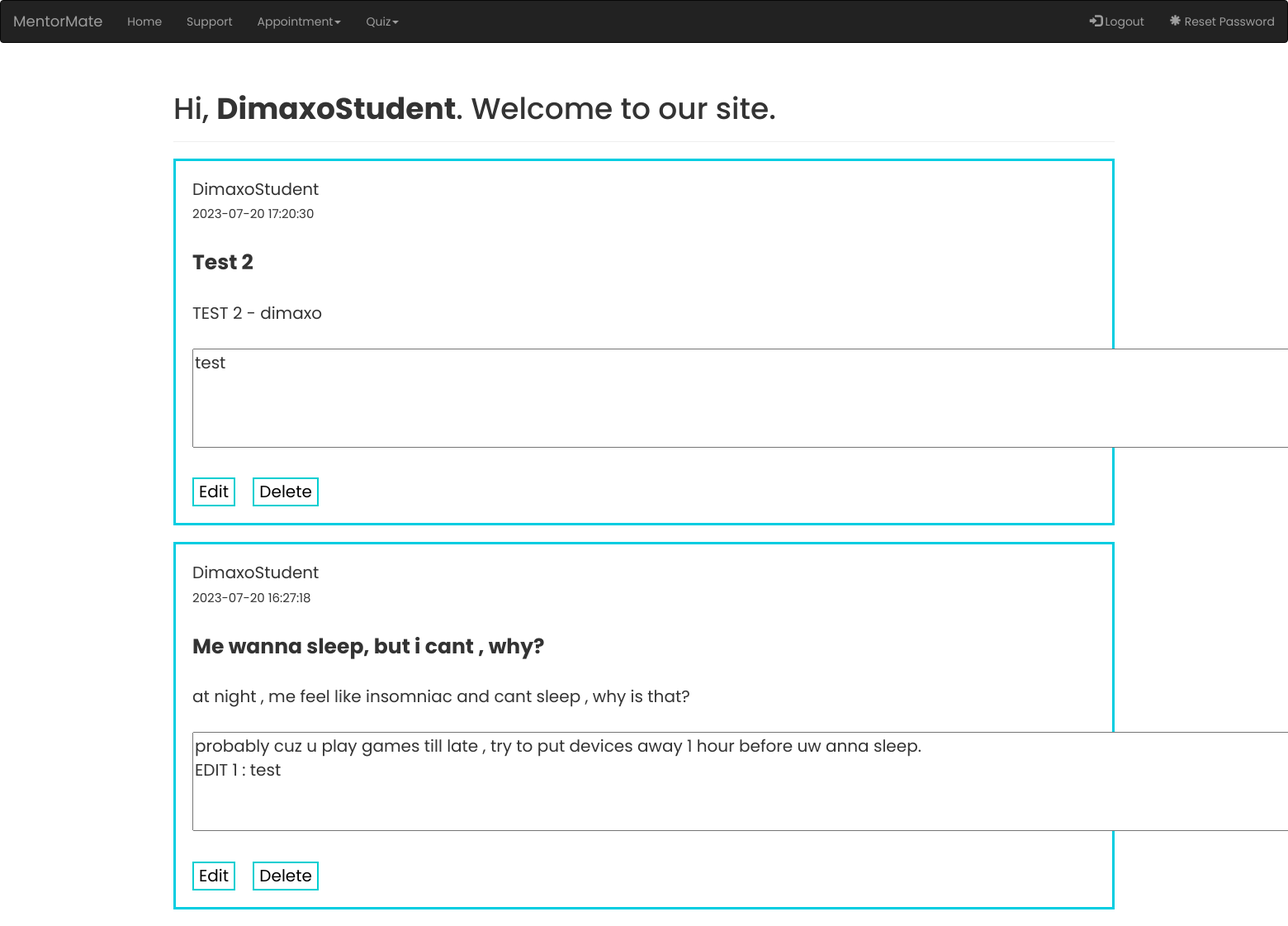
Page /MainFiles/mentor_welcome.php (signed in) on the committed database.
### tables this page shows
CREATE TABLE `questions` (
  `id` int(11) NOT NULL,
  `username` varchar(50) NOT NULL,
  `questions` varchar(255) DEFAULT NULL,
  `questions_heading` varchar(50) DEFAULT NULL,
  `created_at` datetime DEFAULT current_timestamp(),
  `answer` varchar(700) NOT NULL
);

### MainFiles/mentor_welcome.php (the view, shortened to what this page needs)
<?php
require_once "config.php";
?>
<!DOCTYPE html>
<html lang="en">
<head>
    <link rel="stylesheet" href="https://maxcdn.bootstrapcdn.com/bootstrap/3.4.1/css/bootstrap.min.css">
    <link rel="stylesheet" href="mentor_welcome_style.css">
</head>
<body>
    <nav class="navbar navbar-inverse">
        <div class="container-fluid">
            <div class="navbar-header">
                <a class="navbar-brand" href="home_page.php">MentorMate</a>
            </div>
            <ul class="nav navbar-nav">
                <li><a href="mentor_welcome.php">Home</a></li>
                <li><a href="home_page.php #support_start">Support</a></li>
                <li class="dropdown">
                    <a class="dropdown-toggle" data-toggle="dropdown" href="#">Appointment<span class="caret"></span></a>
                </li>
                <li class="dropdown">
                    <a class="dropdown-toggle" data-toggle="dropdown" href="#">Quiz<span class="caret"></span></a>
                </li>
            </ul>
            <ul class="nav navbar-nav navbar-right">
                <li><a href="logout.php"><span class="glyphicon glyphicon-log-in"></span> Logout</a></li>
                <li><a href="reset-password-mentor.php"><span class="glyphicon glyphicon-asterisk"></span> Reset Password</a></li>
            </ul>
        </div>
    </nav>
    <div class="container">
        <div class="page-header">
            <h1>Hi, <strong><?php echo htmlspecialchars($_SESSION["username"]); ?></strong>. Welcome to our site.</h1>
        </div>
        <?php
        $sql = "SELECT * FROM questions ORDER BY (created_at) DESC ";
        $result = mysqli_query($link, $sql);
        if (mysqli_num_rows($result) > 0) {
            while ($row = mysqli_fetch_array($result)) {
                echo '<div class="maman">' . $row['username'] . '<br>';
                echo '<span id="created_at">' . $row['created_at'] . '</span>';
                echo '<br>';
                echo '<b><br><span id="heading_style">' . $row['questions_heading'] . '</span><br></b>';
                echo '<br>';
        ?>
                <form action="<?php echo htmlspecialchars($_SERVER["PHP_SELF"]); ?>" method="post">
                    <?php
                    echo '' . $row['questions'] . '<br>';
                    echo '<br>';
                    if ($row['answer'] != NULL) {
                        echo '<textarea name="answer_data" id="answer_textarea" cols="100" rows="4" readonly = "true" >' . $row['answer'] . '</textarea>';
                        echo '<br>';
                        echo '<br>';
                        echo '<a href = "edit_here.php?question_id_data=' . $row['id'] . '">';
                        echo '<input type="button" value="Edit" class="float_left" id="edit_button">';
                        echo '</a>';
                    } else {
                        echo '<br>';
                        echo '<br>';
                        echo '<a href = "answer_here.php?question_id_data=' . $row['id'] . '">';
                        echo '<input type="button" value="Answer" class="float_left" id="answer_button">';
                        echo '</a>';
                    }
                    echo '&nbsp&nbsp&nbsp&nbsp<a href = "delete_here.php?question_id_data=' . $row['id'] . '">';
                    echo '<input type="button" value="Delete" class="float_left" id="delete_button">';
                    echo '</a>';
                    echo '<br>';
                    ?>
                </form>
        <?php
                echo '</div>';
                echo '<br>';
            }
        }
        ?>
    </div>
</body>
</html>

### MainFiles/mentor_welcome_style.css (style rules this page uses)
body { font-family: Poppins; }
#delete_button { height: 35px; background-color: white; color: black; border: solid #00ced1 2px; }
#edit_button { height: 35px; background-color: white; color: black; border: solid #00ced1 2px; margin-left: 0px; }
.maman { padding: 20px; font-size: 20px; height: fit-content; border: #00cde1 solid 3px; }
span { font-size: 15px; }
#created_at { font-size: 15px; }
#heading_style { font-size: 25px; width: 100%; }
#answer_textarea { resize: none; }

### rows in the picture
questions: username "DimaxoStudent", created_at "2023-07-20 17:20:30", questions_heading "Test 2", questions "TEST 2 - dimaxo", answer_data "test"
questions: username "DimaxoStudent", created_at "2023-07-20 16:27:18", questions_heading "Me wanna sleep, but i cant , why?", questions "at night , me feel like insomniac and cant sleep , why is that?", answer_data "probably cuz u play games till late , try to put devices away 1 hour before uw anna sleep. EDIT 1 : test"

### other values in the picture
$_SESSION["username"] "DimaxoStudent"
